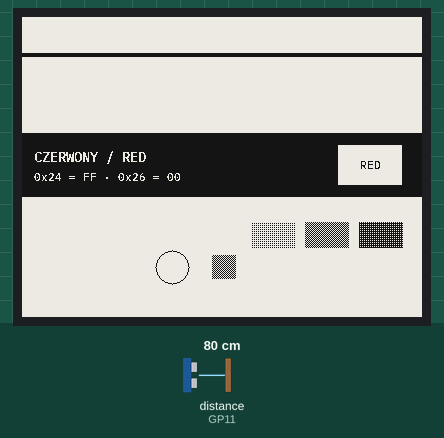
A program run on a simulated Raspberry Pi Pico running MicroPython. Shown: 400×300 one-colour display. The inputs (shaded band) are chosen by the test bench; at power-on: distance to the obstacle (sensor on GP11) 80 cm. An e-paper refresh takes a nominal 2 s (0.4 s partial, 12 s with colour); library files of the repository ran but are not shown: epd42b.py, font_medium.py, font_small.py; what the program prints to the serial console is not drawn. At 6.3 s the program stops and its outputs stay as they are.

Above: at 6.3 s.

The program:

bringup.py
```python
"""One-frame hardware bring-up for the Pico-ePaper-4.2-B.

Run without writing to the board:

    .venv/bin/mpremote mount . run bringup.py

The frame is deliberately simple: three full-width colour bands, Polish text,
fine geometry and dither patches.  The measured refresh timing is printed to
the serial console; the panel is put back to sleep afterwards.
"""

import sys
import time

sys.path.append("lib")

import config
import testpattern
from canvas import Canvas
from epd42b import EPD42B


def main():
    canvas = Canvas(config.WIDTH, config.HEIGHT)
    testpattern.draw(canvas)

    print("EPD bring-up: init + vendor clear (this takes one waveform)...")
    panel = EPD42B()
    print("Panel revision:", panel.revision, "raw 0x2F:", panel.revision_raw)
    print("Init:", panel.last_init_ms, "ms")
    print("Sending frame...")
    panel.display(canvas.black, canvas.red)
    print("Frame timing:", panel.timing_text())
    print("Refresh count:", panel.refresh_count)
    print("Panel left awake, matching the working legacy program.")


if __name__ == "__main__":
    try:
        main()
    except KeyboardInterrupt:
        print("Interrupted")
    except Exception as exc:  # noqa: BLE001 - serial is the only debug channel
        print("ERROR:", repr(exc))
        raise
    finally:
        time.sleep_ms(10)
```

config.py
```python
# Pico-ePaper-4.2-B dashboard configuration.
# This file is safe to commit. The Wi-Fi password lives in secrets.py.

# --- Wi-Fi -----------------------------------------------------------------
# Dedicated IoT WLAN. The Pico W is 2.4 GHz only; this SSID must be 2.4 GHz
# and use WPA2-PSK. There is deliberately no fallback to another network.
WIFI_SSID = "krys_dom_IoT"
WIFI_COUNTRY = "PL"
HOSTNAME = "pico-dash"  # DHCP client name; not necessarily the DNS name

# Optional DNS name override. Leave empty to discover it with a reverse-DNS
# (PTR) lookup of the DHCP address. Example: "panel.example.lan".
DNS_NAME = ""

# --- Location --------------------------------------------------------------
# Lodz, Poland.
LOCATION_NAME = "Łódź"
LATITUDE = 51.7592
LONGITUDE = 19.4560
TIMEZONE = "Europe/Warsaw"
# Used only when neither the weather API nor NTP can provide an offset.
UTC_OFFSET_FALLBACK_S = 3600

# --- Weather ---------------------------------------------------------------
WEATHER_DAYS = 3
WEATHER_HOURS = 12
WEATHER_URL = "https://api.open-meteo.com/v1/forecast"
HTTP_TIMEOUT_S = 12

# --- Refresh policy --------------------------------------------------------
# The 4.2-B does a full refresh only (~23 s on this older unit). No clock.
REFRESH_MINUTES = 60
REFRESH_AT_TOP_OF_HOUR = True
# Set True only for a first-frame hardware test; it exits after one display.
RUN_ONCE = False
# Optional white frame at night for stubborn ghosting. Off by default: the
# hourly full refresh already satisfies the panel's 24 h anti-ghosting advice.
NIGHTLY_CLEAR = False
NIGHTLY_CLEAR_HOUR = 3

# --- Display / pins --------------------------------------------------------
# The vendored driver in lib/epd42b.py currently hardcodes the same pins and
# 4 MHz SPI clock; keep these values in sync if you change the wiring.
WIDTH = 400
HEIGHT = 300

PIN_SCK = 10
PIN_MOSI = 11
PIN_CS = 9
PIN_DC = 8
PIN_RST = 12
PIN_BUSY = 13
PIN_KEY_PREV = 15
PIN_KEY_NEXT = 17

# --- Behaviour -------------------------------------------------------------
BUTTON_DEBOUNCE_MS = 300
BUTTON_LONG_PRESS_MS = 1200
USER_AGENT = "pico-epaper-dashboard/0.1"
```

testpattern.py
```python
"""Hardware test frame: colour bands, Polish glyphs, geometry and dither."""

from canvas import BLACK, RED, WHITE
from font_medium import FONT as MEDIUM
from font_small import FONT as SMALL


def draw(canvas):
    canvas.clear(WHITE)

    # Header
    canvas.fill_rect(0, 0, 400, 40, BLACK)
    canvas.fill_rect(0, 36, 400, 4, RED)
    canvas.text(12, 10, "PICO 4.2-B · BRING-UP", WHITE, MEDIUM)
    canvas.text(388, 10, "400x300", WHITE, SMALL, anchor="right")

    # Black band
    canvas.fill_rect(0, 48, 400, 64, BLACK)
    canvas.text(12, 62, "CZARNY / BLACK", WHITE, MEDIUM)
    canvas.text(12, 84, "0x24 = 00 · 0x26 = FF", WHITE, SMALL)
    canvas.circle(338, 80, 22, WHITE)

    # Red band
    canvas.fill_rect(0, 116, 400, 64, RED)
    canvas.text(12, 130, "CZERWONY / RED", WHITE, MEDIUM)
    canvas.text(12, 152, "0x24 = FF · 0x26 = 00", WHITE, SMALL)
    canvas.fill_rect(316, 128, 64, 40, WHITE)
    canvas.text(348, 140, "RED", RED, SMALL, anchor="center")

    # White band: text, Polish glyphs, geometry and dither.
    canvas.fill_rect(0, 180, 400, 96, WHITE)
    canvas.text(12, 190, "BIAŁY / WHITE", BLACK, MEDIUM)
    canvas.text(12, 212, "Zażółć gęślą jaźń", BLACK, SMALL)
    canvas.text(12, 230, "ąćęłńóśźż ĄĆĘŁŃÓŚŹŻ", BLACK, SMALL)

    # 1 px line fan
    for step in range(0, 9):
        canvas.line(12, 268, 52 + step * 5, 246, BLACK)

    # Outlined red circle and a black/red checker patch.
    canvas.circle(150, 250, 17, RED)
    for yy in range(0, 24):
        for xx in range(0, 24):
            if (xx + yy) & 1:
                canvas.pixel(190 + xx, 238 + yy, RED)

    # Ordered dithers: red/white and black/white at 25, 50, 75 %.
    for index, level in enumerate((4, 8, 12)):
        x = 228 + index * 54
        canvas.text(x, 190, ("%d%%" % (level * 100 // 16)), BLACK, SMALL)
        canvas.dither_rect(x, 204, 46, 28, RED, WHITE, level)
        canvas.rect(x, 204, 46, 28, BLACK)
        canvas.dither_rect(x, 240, 46, 24, BLACK, WHITE, level)
        canvas.rect(x, 240, 46, 24, BLACK)

    # Footer
    canvas.fill_rect(0, 280, 400, 20, BLACK)
    canvas.text(12, 282, "CZASY NA SERIALU · PANEL ŚPI PO ODBIORZE", WHITE, SMALL)
```

canvas.py
```python
"""Small, portable 1-bit canvas for the 4.2-B panel.

This module is deliberately pure Python: the same layout code runs on the Pico
and on the host preview.  The two byte buffers use the panel's native encoding:

    colour   black plane   red plane
    black    0             1
    white    1             1
    red      1             0

The red plane is therefore active-low.  Do not assume "1 means red" here; that
is the Waveshare demo's framebuffer convention, not the wire format.

Within a byte, pixels are packed MSB-first, matching MicroPython's
``framebuf.MONO_HLSB`` output on the verified 1.23.0 firmware.  This was
confirmed byte-for-byte against a framebuf-built reference frame; the wiki's
MSB example is correct for this controller.
"""

BLACK = 0
WHITE = 1
RED = 2

# 4x4 ordered-dither matrix, values 0..15.
BAYER4 = (
    (0, 8, 2, 10),
    (12, 4, 14, 6),
    (3, 11, 1, 9),
    (15, 7, 13, 5),
)


def codepoints(text):
    """Yield Unicode code points from a MicroPython/CPython UTF-8 string."""
    data = text.encode("utf-8")
    i = 0
    n = len(data)
    while i < n:
        first = data[i]
        if first < 0x80:
            yield first
            i += 1
        elif first < 0xE0:
            yield ((first & 0x1F) << 6) | (data[i + 1] & 0x3F)
            i += 2
        elif first < 0xF0:
            yield (
                ((first & 0x0F) << 12)
                | ((data[i + 1] & 0x3F) << 6)
                | (data[i + 2] & 0x3F)
            )
            i += 3
        else:
            yield (
                ((first & 0x07) << 18)
                | ((data[i + 1] & 0x3F) << 12)
                | ((data[i + 2] & 0x3F) << 6)
                | (data[i + 3] & 0x3F)
            )
            i += 4


def text_width(text, font):
    return len(list(codepoints(text))) * font.advance


class Font:
    """Monospaced, bit-packed bitmap font.

    ``glyphs`` maps a Unicode code point to a row-major bitmap.  Each row uses
    ``bytes_per_row`` bytes, MSB first.  Missing glyphs fall back to '?'.
    """

    def __init__(self, width, height, advance, glyphs):
        self.width = width
        self.height = height
        self.advance = advance
        self.bytes_per_row = (width + 7) // 8
        self.glyphs = glyphs


class Canvas:
    CLEAR_CHUNK = 256

    def __init__(self, width=400, height=300, colour=WHITE):
        self.width = width
        self.height = height
        self.stride = (width + 7) // 8
        self.size = self.stride * height
        self.black = bytearray(self.size)
        self.red = bytearray(self.size)
        self.clear(colour)

    # --------------------------------------------------------------- filling
    def clear(self, colour=WHITE):
        black_value, red_value = self._plane_values(colour)
        chunk = self.CLEAR_CHUNK
        black_block = bytes((black_value,)) * chunk
        red_block = bytes((red_value,)) * chunk
        # Fill in small chunks: a 15 KB ``bytes`` temporary can fail with
        # MemoryError after the weather fetch fragments the heap.
        for offset in range(0, self.size, chunk):
            end = offset + chunk
            if end <= self.size:
                self.black[offset:end] = black_block
                self.red[offset:end] = red_block
            else:
                tail = self.size - offset
                self.black[offset:] = black_block[:tail]
                self.red[offset:] = red_block[:tail]

    @staticmethod
    def _plane_values(colour):
        # Native panel encoding.
        if colour == BLACK:
            return 0x00, 0xFF
        if colour == RED:
            return 0xFF, 0x00
        return 0xFF, 0xFF

    def pixel(self, x, y, colour):
        if x < 0 or y < 0 or x >= self.width or y >= self.height:
            return
        index = y * self.stride + (x >> 3)
        mask = 0x80 >> (x & 7)
        if colour == BLACK:
            self.black[index] &= 0xFF - mask
            self.red[index] |= mask
        elif colour == RED:
            self.black[index] |= mask
            self.red[index] &= 0xFF - mask
        else:
            self.black[index] |= mask
            self.red[index] |= mask

    def get_color(self, x, y):
        if x < 0 or y < 0 or x >= self.width or y >= self.height:
            return None
        index = y * self.stride + (x >> 3)
        mask = 0x80 >> (x & 7)
        black = 1 if self.black[index] & mask else 0
        red = 1 if self.red[index] & mask else 0
        if black:
            return WHITE if red else RED
        return BLACK

    def fill_rect(self, x, y, width, height, colour):
        if width <= 0 or height <= 0:
            return
        x0 = max(0, x)
        y0 = max(0, y)
        x1 = min(self.width, x + width)
        y1 = min(self.height, y + height)
        if x1 <= x0 or y1 <= y0:
            return

        black_value, red_value = self._plane_values(colour)
        stride = self.stride
        first_bit = x0 & 7
        last_bit = (x1 - 1) & 7
        first_byte = x0 >> 3
        last_byte = (x1 - 1) >> 3
        # MSB-first byte packing (verified against framebuf on-device).
        first_mask = (0xFF >> first_bit) & 0xFF
        last_mask = (0xFF << (7 - last_bit)) & 0xFF

        for yy in range(y0, y1):
            base = yy * stride
            if first_byte == last_byte:
                mask = first_mask & last_mask
                self.black[base + first_byte] = (
                    (self.black[base + first_byte] & (0xFF - mask))
                    | (black_value & mask)
                )
                self.red[base + first_byte] = (
                    (self.red[base + first_byte] & (0xFF - mask))
                    | (red_value & mask)
                )
            else:
                self.black[base + first_byte] = (
                    (self.black[base + first_byte] & (0xFF - first_mask))
                    | (black_value & first_mask)
                )
                self.red[base + first_byte] = (
                    (self.red[base + first_byte] & (0xFF - first_mask))
                    | (red_value & first_mask)
                )
                middle = last_byte - first_byte - 1
                if middle > 0:
                    self.black[base + first_byte + 1:base + last_byte] = (
                        bytes((black_value,)) * middle
                    )
                    self.red[base + first_byte + 1:base + last_byte] = (
                        bytes((red_value,)) * middle
                    )
                self.black[base + last_byte] = (
                    (self.black[base + last_byte] & (0xFF - last_mask))
                    | (black_value & last_mask)
                )
                self.red[base + last_byte] = (
                    (self.red[base + last_byte] & (0xFF - last_mask))
                    | (red_value & last_mask)
                )

    def hline(self, x, y, width, colour):
        self.fill_rect(x, y, width, 1, colour)

    def vline(self, x, y, height, colour):
        self.fill_rect(x, y, 1, height, colour)

    def rect(self, x, y, width, height, colour, fill=False):
        if fill:
            self.fill_rect(x, y, width, height, colour)
            return
        if width <= 0 or height <= 0:
            return
        self.hline(x, y, width, colour)
        self.hline(x, y + height - 1, width, colour)
        self.vline(x, y, height, colour)
        self.vline(x + width - 1, y, height, colour)

    def line(self, x0, y0, x1, y1, colour):
        dx = abs(x1 - x0)
        sx = 1 if x0 < x1 else -1
        dy = -abs(y1 - y0)
        sy = 1 if y0 < y1 else -1
        err = dx + dy
        while True:
            self.pixel(x0, y0, colour)
            if x0 == x1 and y0 == y1:
                break
            twice = 2 * err
            if twice >= dy:
                err += dy
                x0 += sx
            if twice <= dx:
                err += dx
                y0 += sy

    def circle(self, cx, cy, radius, colour, fill=False):
        x = radius
        y = 0
        err = 0
        while x >= y:
            if fill:
                self.hline(cx - x, cy + y, 2 * x + 1, colour)
                self.hline(cx - x, cy - y, 2 * x + 1, colour)
                self.hline(cx - y, cy + x, 2 * y + 1, colour)
                self.hline(cx - y, cy - x, 2 * y + 1, colour)
            else:
                self.pixel(cx + x, cy + y, colour)
                self.pixel(cx + y, cy + x, colour)
                self.pixel(cx - y, cy + x, colour)
                self.pixel(cx - x, cy + y, colour)
                self.pixel(cx - x, cy - y, colour)
                self.pixel(cx - y, cy - x, colour)
                self.pixel(cx + y, cy - x, colour)
                self.pixel(cx + x, cy - y, colour)
            y += 1
            if err <= 0:
                err += 2 * y + 1
            if err > 0:
                x -= 1
                err -= 2 * x + 1

    def dither_rect(self, x, y, width, height, foreground, background, level):
        """Ordered dither.  ``level`` is 0..16 (0 = background, 16 = fg)."""
        if level <= 0:
            self.fill_rect(x, y, width, height, background)
            return
        if level >= 16:
            self.fill_rect(x, y, width, height, foreground)
            return
        x0 = max(0, x)
        y0 = max(0, y)
        x1 = min(self.width, x + width)
        y1 = min(self.height, y + height)
        for yy in range(y0, y1):
            row = BAYER4[yy & 3]
            for xx in range(x0, x1):
                if row[xx & 3] < level:
                    self.pixel(xx, yy, foreground)
                else:
                    self.pixel(xx, yy, background)

    # ------------------------------------------------------------------ text
    def text(self, x, y, text, colour, font, anchor="left"):
        widths = list(codepoints(text))
        width = len(widths) * font.advance
        if anchor == "right":
            x -= width
        elif anchor == "center":
            x -= width // 2

        fallback = font.glyphs.get(63)  # '?'
        for ch in widths:
            glyph = font.glyphs.get(ch)
            if glyph is None:
                glyph = fallback
            if glyph is not None:
                for row in range(font.height):
                    py = y + row
                    if py < 0 or py >= self.height:
                        continue
                    base = row * font.bytes_per_row
                    for col in range(font.width):
                        if glyph[base + (col >> 3)] & (0x80 >> (col & 7)):
                            self.pixel(x + col, py, colour)
            x += font.advance
        return width
```
